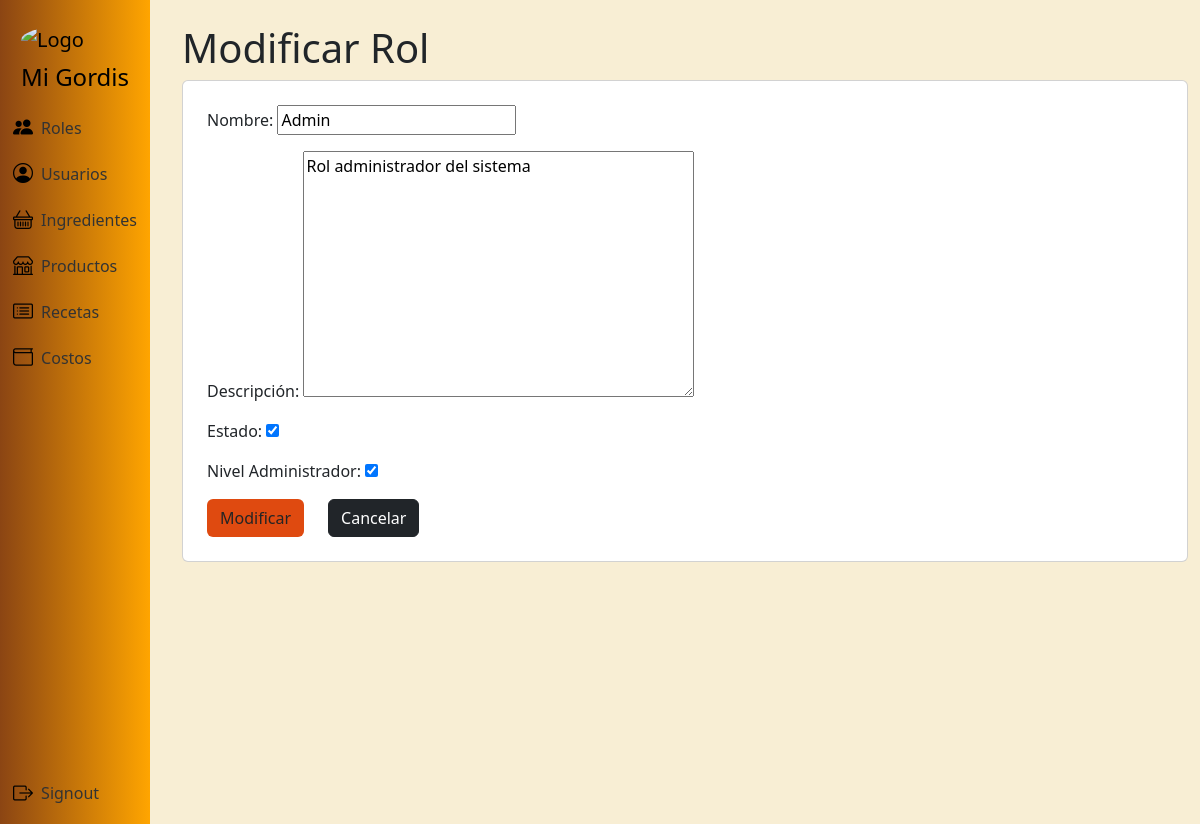
Screenshot of /roles/modificar/10 (signed in) with the database file from the repository.
### app/models.py (models this page shows, shortened)
class Rol(models.Model):
    id_rol = models.AutoField(primary_key=True)
    nombre_rol = models.CharField(max_length=50)
    descripcion = models.TextField(blank=True)
    estado = models.BooleanField(default=True)
    is_admin = models.BooleanField(default=False)

### app/views.py (the view)
# urls.py: path("roles/modificar/<int:rol_id>", views.rol_modificar, name="rol_modificar"),
@login_required
@admin_required
def rol_modificar(request, rol_id):
    rol = get_object_or_404(Rol, id_rol=rol_id)
    if request.method == "POST":
        form = RolForm(request.POST, instance=rol)
        if form.is_valid():
            form.save()
            return redirect("roles")
    else:
        form = RolForm(instance=rol)
    contexto = {"form": form}
    return render(request, "rol/rol_modificar.html", contexto)

### app/forms.py (shortened to what this page needs)
class RolForm(forms.ModelForm):
    class Meta:
        model = Rol
        exclude = ["id_rol"]
    nombre_rol = forms.CharField(
        label="Nombre", widget=forms.TextInput(attrs={"class": "input"})
    )
    descripcion = forms.CharField(
        label="Descripción", widget=forms.Textarea(attrs={"class": "input"})
    )
    estado = forms.BooleanField(
        label="Estado",
        required=False,
        widget=forms.CheckboxInput(attrs={"class": "checkbox"}),
    )
    is_admin = forms.BooleanField(
        label="Nivel Administrador",
        required=False,
        widget=forms.CheckboxInput(attrs={"class": "checkbox"}),
    )
    def __init__(self, *args, **kwargs):
        super(RolForm, self).__init__(*args, **kwargs)

### app/models.py (called while the page is built)
    @property
    def is_rol_admin(self):
        return self.rol.is_admin if self.rol else False

### app/templates/rol/rol_modificar.html (shortened to what this page needs)
{% extends 'layouts/base.html' %}
{% block content %}
<h1>Modificar Rol</h1>
<div class="card p-4">
  <form method="POST">
    <div class="mb-3">
      {{ form.as_p }}
    </div>
    <div class="d-flex gap-4">
      <button type="submit" class="btn btn-color">Modificar</button>
      <a href="{% url 'roles' %}" class="btn btn-dark">Cancelar</a>
    </div>
  </form>
</div>
{% endblock %}

### app/static/css/styles.css (style rules this page uses)
.btn-color { background-color: #df4a10; color: #242424; }

### app/templates/layouts/base.html (style rules this page uses)
html, body { height: 100%; margin: 0; padding: 0; }
body { background-color: #f8eed4; background-size: cover; background-repeat: no-repeat; background-position: center; background-attachment: fixed; padding-left: 170px; }

### rows the page displays
Rol: nombre_rol "Admin", descripcion "Rol administrador del sistema", estado "☑", is_admin "☑"
